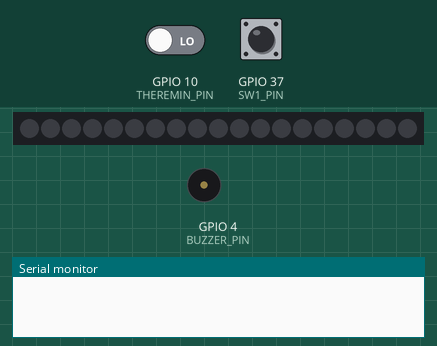
Recording of a sketch running on a simulated ESP32-S3. Shown: 19 RGB LEDs in strip order, left to right, buzzer (waves = sounding, pin HIGH), the last lines printed to the serial monitor. The test bench sets the inputs (shaded band); at power-on: GPIO 37 (SW1_PIN) HIGH, GPIO 10 (THEREMIN_PIN) LOW. Dim RGB values are drawn brighter than linear.

Above: at 1.2 s.
1.3 s: GPIO 37 (SW1_PIN) pulled LOW for 3.2 s
At 4.5 s:
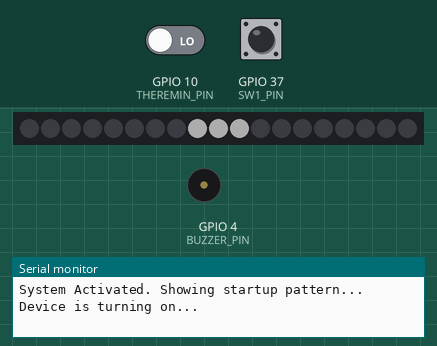
At 5.3 s:
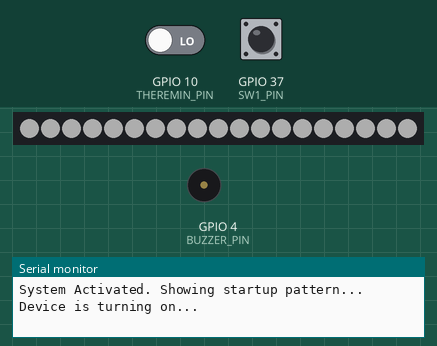
Timing chart, 0 to 6.8 s (numbered marks = the images above; inputs shaded):
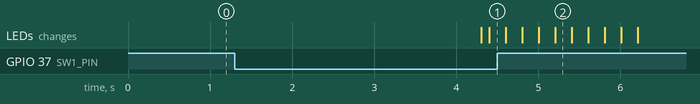

Measured:
- after the input at 1.3 s, the LEDs: first change after 3.0 s (image 1 shows a later state)

The sketch:

Theremin_Version_10ms_rfr.ino
```cpp
#include <Adafruit_NeoPixel.h>
#include <Arduino.h>

#define LED_PIN    14       // Pin connected to the data line of SK6812 LEDs
#define NUM_LEDS   19       // Number of SK6812 LEDs
#define BRIGHTNESS 50       // Set brightness (0-255)
#define THEREMIN_PIN 10     // GPIO pin where the Theremin output is connected
#define BUZZER_PIN 4        // GPIO pin for the buzzer
#define SW1_PIN    37       // GPIO pin for the start button (SW1)

Adafruit_NeoPixel strip(NUM_LEDS, LED_PIN, NEO_GRB + NEO_KHZ800);

volatile unsigned long pulseCount = 0;       // Variable to store pulse count
unsigned long referenceFrequency = 0;        // Reference frequency after initialization
unsigned long currentFrequency = 0;          // Current frequency reading
bool systemActive = false;                   // System activation state
bool referenceFrequencySet = false;          // Flag to indicate reference frequency has been set

unsigned long lastSampleTime = 0;            // Timestamp for 10 ms sample intervals
unsigned long activationTime = 0;            // Timestamp for system activation
unsigned long lastBuzzerUpdateTime = 0;      // Timestamp for buzzer update interval

volatile int targetBuzzerFrequency = 0;      // Target frequency for smooth transition
volatile int currentBuzzerFrequency = 0;     // Current frequency to increment smoothly
const int buzzerStep = 5;                    // Frequency step size (5 Hz)
const int stepInterval = 1;                  // Interval between steps (1 ms)
hw_timer_t * timer = NULL;                   // Timer pointer for buzzer PWM control
volatile bool buzzerState = false;           // State to toggle the buzzer

// Parameters for sampling and averaging
const int sampleInterval = 10;               // Sample interval of 10 ms
const int numSamples = 20;                   // Number of samples for moving average
unsigned long samples[numSamples] = {0};     // Array to store samples for averaging
int sampleIndex = 0;                         // Current index in the samples array
unsigned long sum = 0;                       // Sum of samples for moving average

void IRAM_ATTR countPulse() {
  pulseCount++;  // Increment pulse count on each interrupt
}

// Function to get and reset the pulse count safely
unsigned long getPulseCount() {
  noInterrupts();              // Disable interrupts to read and reset safely
  unsigned long count = pulseCount;
  pulseCount = 0;              // Reset pulse count after reading
  interrupts();                // Re-enable interrupts
  return count;                // Return the pulse count value
}

// Timer ISR for toggling the buzzer pin
void IRAM_ATTR onTimer() {
  buzzerState = !buzzerState;           // Toggle buzzer state
  digitalWrite(BUZZER_PIN, buzzerState); // Output state to the buzzer pin
}

// Function to set the timer frequency based on the current frequency
void setBuzzerFrequency(int frequency) {
  if (frequency > 0) {
    int timerInterval = 1000000 / (2 * frequency); // Interval for half-period in microseconds
    timerAlarmWrite(timer, timerInterval, true);   // Set timer interval
    timerAlarmEnable(timer);                       // Enable the timer
  } else {
    timerAlarmDisable(timer);                      // Disable the timer to stop the buzzer
    digitalWrite(BUZZER_PIN, LOW);                 // Turn off buzzer output
  }
}

// Startup LED pattern function
void startupPattern() {
  Serial.println("Device is turning on...");
  int delayTime = 100;  // Time delay per step to complete in 2 seconds

  // Light up LEDs from center outwards
  for (int i = 0; i <= 9; i++) {
    int leftIndex = 9 - i;   // Left side LED index
    int rightIndex = 9 + i;  // Right side LED index
    if (leftIndex >= 0) strip.setPixelColor(leftIndex, strip.Color(255, 255, 255));  // Light left side LED
    if (rightIndex < NUM_LEDS) strip.setPixelColor(rightIndex, strip.Color(255, 255, 255));  // Light right side LED
    strip.show();
    delay(delayTime);
  }

  // Turn off LEDs from edges to center
  for (int i = 0; i <= 9; i++) {
    int leftIndex = i;       // Left side LED index
    int rightIndex = NUM_LEDS - 1 - i;  // Right side LED index
    strip.setPixelColor(leftIndex, strip.Color(0, 0, 0));  // Turn off left side LED
    strip.setPixelColor(rightIndex, strip.Color(0, 0, 0));  // Turn off right side LED
    strip.show();
    delay(delayTime);
  }
}

// Function to update LEDs based on frequency increase
void updateLEDsBasedOnFrequencyIncrease(int frequencyIncrease) {
  int numLEDs = constrain(frequencyIncrease / 2, 1, NUM_LEDS);  // Determine number of LEDs to light up
  strip.clear();  // Clear the strip before setting LEDs
  for (int i = 0; i < numLEDs; i++) {
    strip.setPixelColor(i, strip.Color(255, 0, 0));  // Set LED to red
  }
  strip.show();
}

void setup() {
  Serial.begin(115200);

  // Initialize LED strip
  strip.begin();
  strip.show();
  strip.setBrightness(BRIGHTNESS);

  // Initialize buzzer pin as output
  pinMode(BUZZER_PIN, OUTPUT);
  digitalWrite(BUZZER_PIN, LOW);

  // Set up the timer for the buzzer with a base frequency
  timer = timerBegin(0, 80, true);             // Timer 0, prescaler 80 (for 1 µs tick)
  timerAttachInterrupt(timer, &onTimer, true); // Attach ISR to timer

  // Initialize Theremin input and interrupts
  pinMode(THEREMIN_PIN, INPUT);
  attachInterrupt(digitalPinToInterrupt(THEREMIN_PIN), countPulse, RISING);

  // Initialize button for activation
  pinMode(SW1_PIN, INPUT_PULLUP);
}

void loop() {
  unsigned long currentTime = millis();

  // Check for system activation
  if (!systemActive && digitalRead(SW1_PIN) == LOW) {
    delay(3000);
    if (digitalRead(SW1_PIN) == LOW) {
      systemActive = true;
      activationTime = millis();       // Record activation time
      Serial.println("System Activated. Showing startup pattern...");
      startupPattern();                // Display the startup pattern
      Serial.println("Startup pattern complete.");
      delay(1000);                     // Wait an additional 1 second before starting readings
    }
    return;
  }

  // Collect samples and update moving average every 10 ms
  if (systemActive) {
    if (currentTime - lastSampleTime >= sampleInterval) {
      lastSampleTime = currentTime;

      // Update moving average
      unsigned long newSample = getPulseCount();
      sum -= samples[sampleIndex];                // Subtract the oldest sample
      sum += newSample;                           // Add the new sample
      samples[sampleIndex] = newSample;           // Update sample array
      sampleIndex = (sampleIndex + 1) % numSamples;

      // Update current frequency
      currentFrequency = sum / numSamples;

      Serial.print("Updated Current Frequency: ");
      Serial.println(currentFrequency);

      // Calculate frequency increase
      if (referenceFrequencySet) {
        int frequencyIncrease = abs((int)currentFrequency - (int)referenceFrequency);

        if (frequencyIncrease >= 2 && frequencyIncrease <= 46) {
          updateLEDsBasedOnFrequencyIncrease(frequencyIncrease);
          targetBuzzerFrequency = 212 + ((frequencyIncrease - 2) * 154);
        } else if (frequencyIncrease > 46) {
          updateLEDsBasedOnFrequencyIncrease(46);
          targetBuzzerFrequency = 7028;
        } else {
          targetBuzzerFrequency = 0;
          strip.clear();
          strip.show();
        }
      }
    }

    // Smoothly adjust buzzer frequency
    if (currentTime - lastBuzzerUpdateTime >= stepInterval) {
      lastBuzzerUpdateTime = currentTime;

      if (currentBuzzerFrequency < targetBuzzerFrequency) {
        currentBuzzerFrequency += buzzerStep;
        if (currentBuzzerFrequency > targetBuzzerFrequency) {
          currentBuzzerFrequency = targetBuzzerFrequency;
        }
        setBuzzerFrequency(currentBuzzerFrequency);
      } else if (currentBuzzerFrequency > targetBuzzerFrequency) {
        currentBuzzerFrequency -= buzzerStep;
        if (currentBuzzerFrequency < targetBuzzerFrequency) {
          currentBuzzerFrequency = targetBuzzerFrequency;
        }
        setBuzzerFrequency(currentBuzzerFrequency);
      }
    }
  }
}
```
